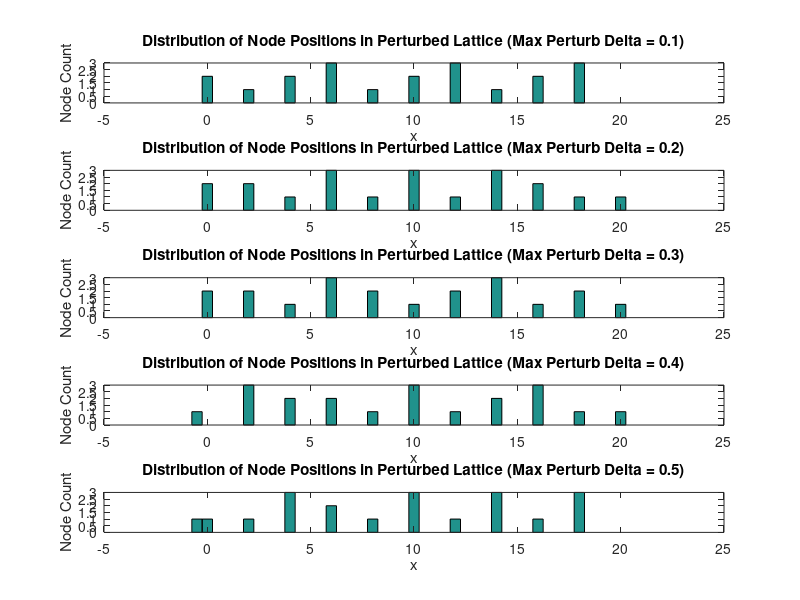

Recreate this plot in MATLAB.
clear all;
close all;

%% load lattice information
load('lattice_locations_perturbed.mat');

%% Plot histogram of node locations
figure;
bins = 0:2:20;
bins = [-0.5 bins 20.5];

subplot(5, 1, 1);
hist(node_positions_00x2E10(:, 1), bins);
title(['Distribution of Node Positions in Perturbed Lattice ' ...
    '(Max Perturb Delta = 0.1)']);
ylabel('Node Count');
xlabel('x');

subplot(5, 1, 2);
hist(node_positions_00x2E20(:, 1), bins);
title(['Distribution of Node Positions in Perturbed Lattice ' ...
    '(Max Perturb Delta = 0.2)']);
ylabel('Node Count');
xlabel('x');

subplot(5, 1, 3);
hist(node_positions_00x2E30(:, 1), bins);
title(['Distribution of Node Positions in Perturbed Lattice ' ...
    '(Max Perturb Delta = 0.3)']);
ylabel('Node Count');
xlabel('x');

subplot(5, 1, 4);
hist(node_positions_00x2E40(:, 1), bins);
title(['Distribution of Node Positions in Perturbed Lattice ' ...
    '(Max Perturb Delta = 0.4)']);
ylabel('Node Count');
xlabel('x');

subplot(5, 1, 5);
hist(node_positions_00x2E50(:, 1), bins);
title(['Distribution of Node Positions in Perturbed Lattice ' ...
    '(Max Perturb Delta = 0.5)']);
ylabel('Node Count');
xlabel('x');
